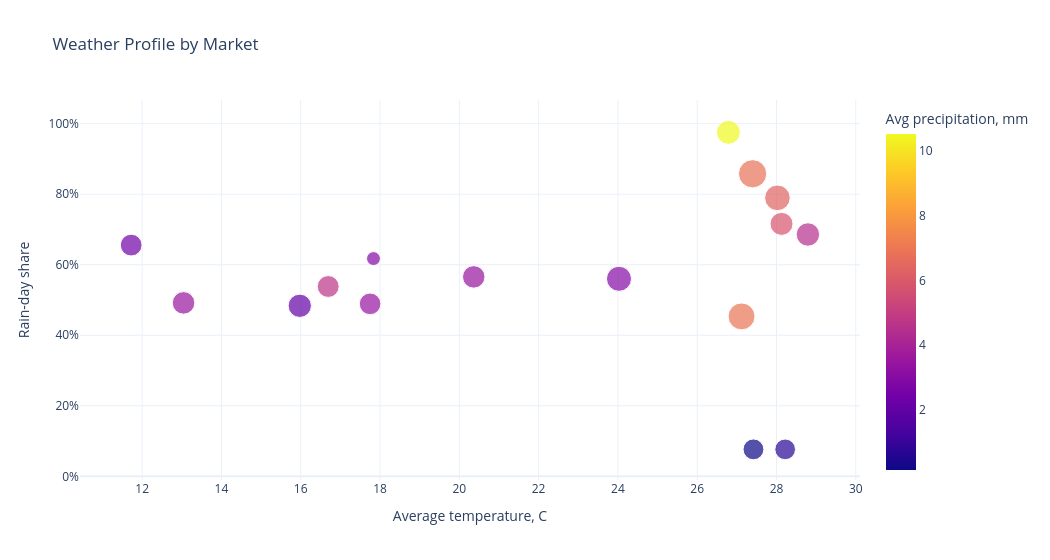

Here is the notebook cell this chart was saved with:
### Code cell
fig = px.scatter(
    weather_market,
    x="avg_temperature_c",
    y="rain_day_share",
    size="avg_daily_transactions",
    color="avg_precipitation_mm",
    hover_name="market_name",
    title="Weather Profile by Market",
    labels={
        "avg_temperature_c": "Average temperature, C",
        "rain_day_share": "Rain-day share",
        "avg_precipitation_mm": "Avg precipitation, mm",
    },
)
fig.update_layout(yaxis_tickformat=".0%")
fig.show()

### Figure 1 — Plotly figure (JSON) as saved in the notebook; plotly's stock layout.template omitted (floating-point values rounded to 4 significant figures)
{"data": [{"hovertemplate": "<b>%{hovertext}</b><br><br>Average temperature, C=%{x}<br>Rain-day share=%{y}<br>avg_daily_transactions=%{marker.size}<br>Avg precipitation, mm=%{marker.color}<extra></extra>", "hovertext": ["Singapore", "Jakarta", "Manila", "Ho Chi Minh City", "Bangkok", "London", "Sydney", "Sao Paulo", "Bangalore", "Tokyo", "New York", "Mexico City", "Istanbul", "Mumbai", "Dubai", "Riyadh"], "legendgroup": "", "marker": {"color": [10.53, 6.831, 6.308, 5.805, 4.473, 2.442, 2.918, 3.469, 2.953, 4.703, 3.53, 3.426, 2.049, 6.895, 0.7079, 0.1399], "coloraxis": "coloraxis", "size": [1832.0, 2575.0, 2110.0, 1702.0, 1765.0, 1528.0, 623.4, 1630.0, 2019.0, 1541.0, 1638.0, 1507.0, 1751.0, 2327.0, 1380.0, 1395.0], "sizemode": "area", "sizeref": 6.437, "symbol": "circle"}, "mode": "markers", "name": "", "orientation": "v", "showlegend": false, "type": "scatter", "x": [26.79, 27.4, 28.02, 28.13, 28.79, 11.72, 17.84, 20.36, 24.03, 16.69, 13.04, 17.75, 15.98, 27.12, 28.22, 27.42], "xaxis": "x", "y": [0.9754, 0.8579, 0.7896, 0.7158, 0.6858, 0.6557, 0.6175, 0.5656, 0.5601, 0.5383, 0.4918, 0.4891, 0.4836, 0.4536, 0.0765, 0.0765], "yaxis": "y"}], "layout": {"coloraxis": {"colorbar": {"title": {"text": "Avg precipitation, mm"}}, "colorscale": [[0, "#0d0887"], [0.1111, "#46039f"], [0.2222, "#7201a8"], [0.3333, "#9c179e"], [0.4444, "#bd3786"], [0.5556, "#d8576b"], [0.6667, "#ed7953"], [0.7778, "#fb9f3a"], [0.8889, "#fdca26"], [1, "#f0f921"]]}, "height": 560, "legend": {"itemsizing": "constant", "tracegroupgap": 0}, "title": {"text": "Weather Profile by Market"}, "width": 1050, "xaxis": {"anchor": "y", "domain": [0, 1], "title": {"text": "Average temperature, C"}}, "yaxis": {"anchor": "x", "domain": [0, 1], "tickformat": ".0%", "title": {"text": "Rain-day share"}}}}
